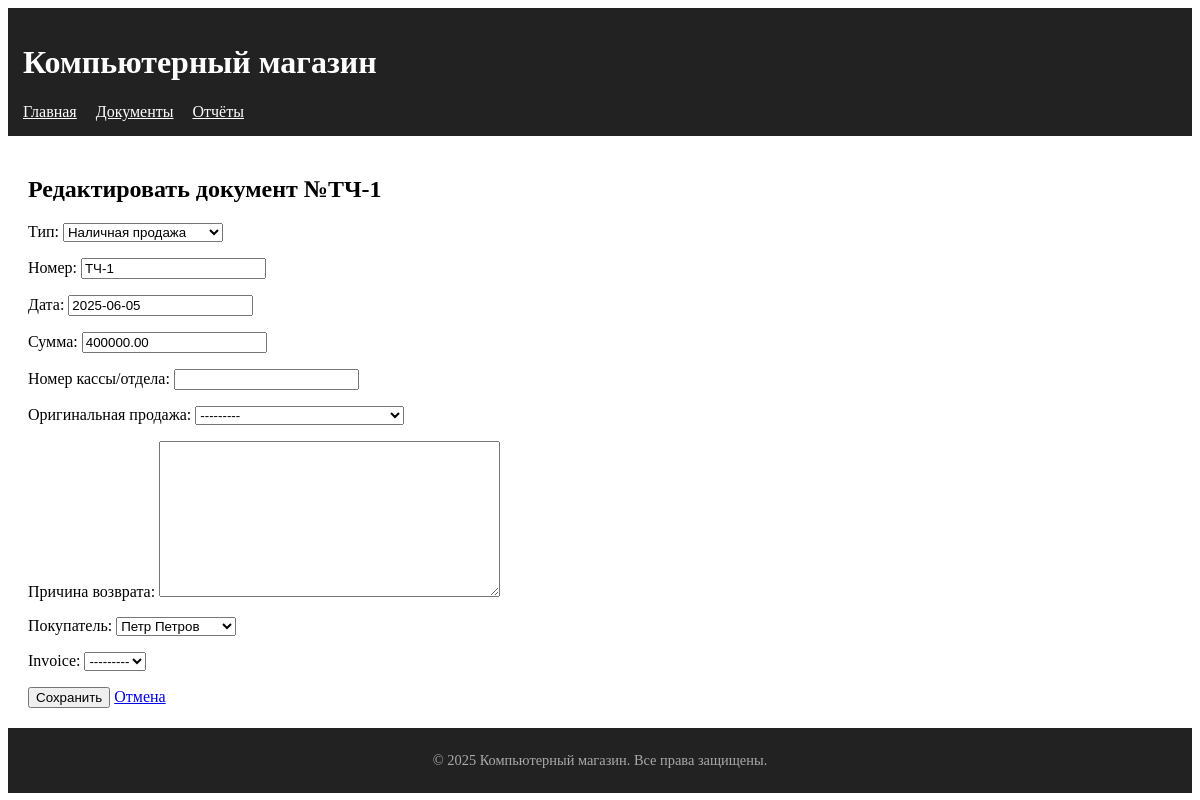
Page /sale_documents/22/edit/ on the committed database.
### store/models.py (models this page shows, shortened)
class SaleDocument(models.Model):
    DOC_TYPES = (
        ('cashless', 'Безналичная продажа'),
        ('cash', 'Наличная продажа'),
        ('return', 'Возврат товара'),
    )
    type = models.CharField(
        max_length=10,
        choices=DOC_TYPES,
        verbose_name="Тип"
    )
    number = models.CharField(
        max_length=20,
        unique=True,
        verbose_name="Номер",
    )
    date = models.DateField(
        default=timezone.now,
        verbose_name="Дата"
    )
    total = models.DecimalField(
        max_digits=12,
        decimal_places=2,
        default=0,
        verbose_name="Сумма"
    )
    created_at = models.DateTimeField(
        auto_now_add=True,
        verbose_name="Дата создания"
    )
    invoice = models.ForeignKey(
        Invoice,
        on_delete=models.PROTECT,
        null=True,
        blank=True,
        verbose_name="Счет",
        related_name='sale_documents'
    )
    cash_register = models.CharField(
        max_length=50,
        blank=True,
        verbose_name="Номер кассы/отдела"
    )
    original_sale = models.ForeignKey(
        'self',
        on_delete=models.CASCADE,
        null=True,
        blank=True,
        verbose_name="Оригинальная продажа",
        related_name='returns'
    )
    reason = models.TextField(
        blank=True,
        verbose_name="Причина возврата"
    )
    customer = models.ForeignKey(
        Customer,
        on_delete=models.PROTECT,
        verbose_name="Покупатель"
    )
    class Meta:
        verbose_name = "Документ продажи"
        verbose_name_plural = "Документы продаж"
        ordering = ['-date', '-id']
        indexes = [
            models.Index(fields=['type', 'date']),
            models.Index(fields=['customer']),
        ]
    def __str__(self):
        return f"{self.get_type_display()} №{self.number}"
    invoice = models.OneToOneField(
        Invoice,
        on_delete=models.SET_NULL,
        null=True, blank=True,
        related_name='sale_document'
    )

### store/views.py (the view)
# urls.py: path('sale_documents/<int:pk>/edit/', views.SaleDocumentUpdateView.as_view(), name='edit'),
class SaleDocumentUpdateView(UpdateView):
    model = SaleDocument
    fields = '__all__'
    template_name = 'store/documents/edit.html'
    success_url = reverse_lazy('document_list')

### store/models.py (called while the page is built)
    def __str__(self):
        return self.name

### store/templates/store/documents/edit.html (shortened to what this page needs)
{% extends 'store/base.html' %}
{% block content %}
  <h2>Редактировать документ №{{ object.number }}</h2>
  <form method="post">
    {{ form.as_p }}
    <button type="submit" class="btn btn-success">Сохранить</button>
    <a href="{% url 'detail' object.pk %}" class="btn btn-secondary">Отмена</a>
  </form>
{% endblock %}

### rows in the picture
SaleDocument: number "ТЧ-1", date "2025-06-05", total "400000.00", original_sale "---------", customer "Петр Петров", invoice "---------"
SaleDocument: type "Наличная продажа"
